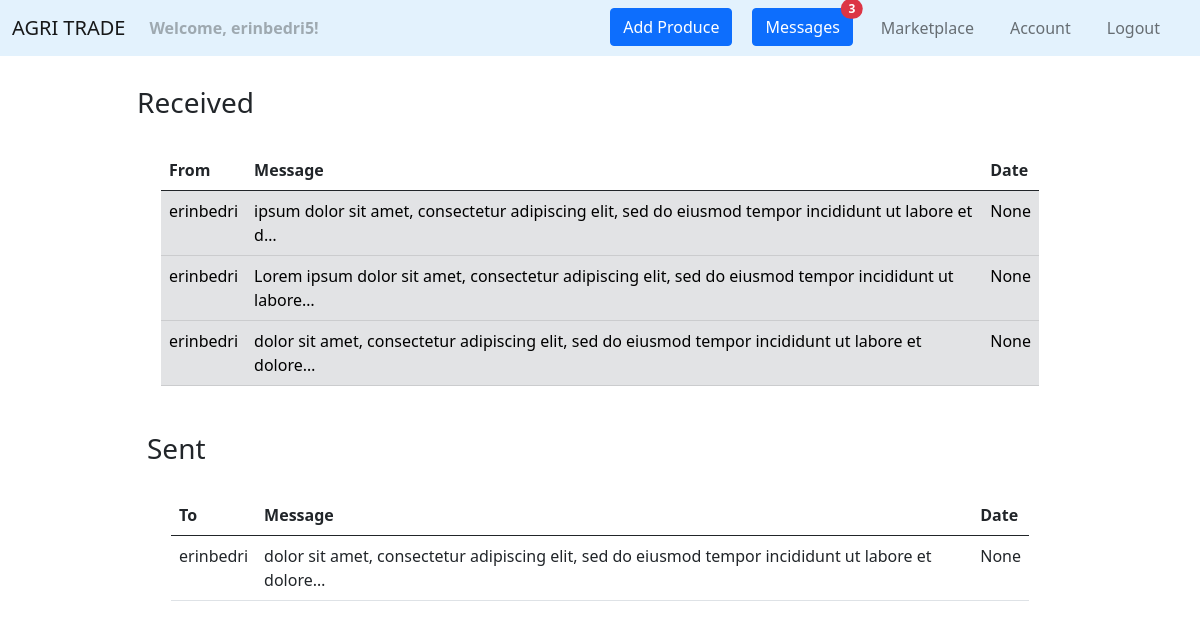
The app's page /messages/ (signed in), older data.
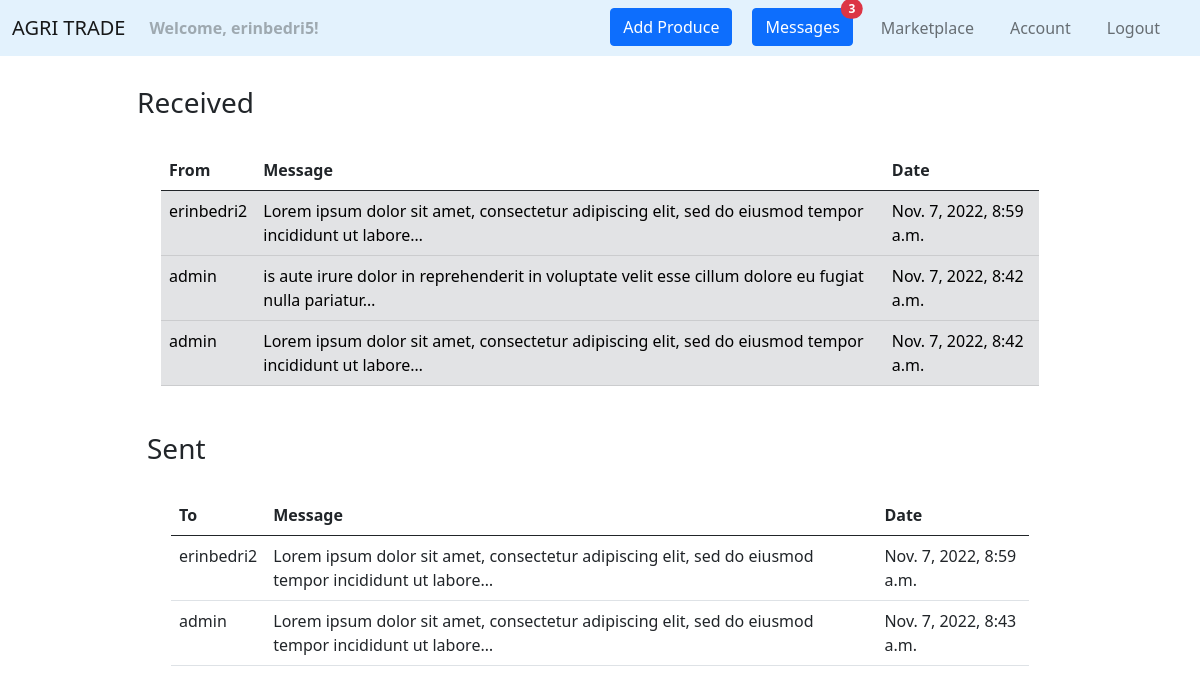
The same page, newer data.
### agri_trade/user_messages/models.py (models this page shows)
class Message(models.Model):
    sender = models.ForeignKey(
        UserModel,
        on_delete=CASCADE,
        related_name='sender',
    )
    receiver = models.ForeignKey(
        UserModel,
        on_delete=CASCADE,
        related_name='receiver',
    )
    body = models.TextField(
        max_length=500,
    )
    created_at = models.DateTimeField(
        auto_now_add=True,
    )
    is_read = models.BooleanField(
        default=False,
    )

### agri_trade/user_messages/views.py (the view)
# urls.py: path('', views.show_messages, name='messages'),
@login_required
def show_messages(request):
    messages_inbox = Message.objects\
        .filter(receiver=request.user)\
        .order_by('-created_at')
    messages_outbox = Message.objects\
        .filter(sender=request.user)\
        .order_by('-created_at')
    unread_messages_count = Message.objects\
        .filter(is_read=False)\
        .filter(receiver=request.user)\
        .count()
    context = {
        'messages_inbox': messages_inbox,
        'messages_outbox': messages_outbox,
        'unread_messages_count': unread_messages_count,
    }
    return render(request, 'user_messages/messages.html', context)

### agri_trade/user_messages/templates/user_messages/messages.html
{% extends 'web/base.html' %}
{% block content %}
    <div class="container" style="margin-top: 30px; margin-bottom: 50px">
        <div class="row justify-content-md-center">
            <div class="col-md-10">
                <h3>Received</h3>
                <div class="container">
                    <table class="table table-hover" style="margin-top: 30px">
                        <thead>
                        <tr>
                            <th scope="col">From</th>
                            <th scope="col">Message</th>
                            <th scope="col">Date</th>
                        </tr>
                        </thead>
                        <tbody>
                        {% for message in messages_inbox %}
                            <tr onclick="window.location='{% url 'user_messages:message' message.id %}';"
                                    {% if not message.is_read %} class="table-secondary" {% endif %}>
                                <td>{{ message.sender }}</td>
                                <td>{{ message.body|truncatechars:100 }}</td>
                                <td>{{ message.created_at }}</td>
                            </tr>
                        {% empty %}
                            <p>You have not received any messages yet.</p>
                        {% endfor %}
                        </tbody>
                    </table>
                </div>
            </div>
        </div>
        <div class="container" style="margin-top: 30px; margin-bottom: 50px">
            <div class="row justify-content-md-center">
                <div class="col-md-10">
                    <h3>Sent</h3>
                    <div class="container">
                        <table class="table table-hover" style="margin-top: 30px">
                            <thead>
                            <tr>
                                <th scope="col">To</th>
                                <th scope="col">Message</th>
                                <th scope="col">Date</th>
                            </tr>
                            </thead>
                            <tbody>
                            {% for message in messages_outbox %}
                                <tr onclick="window.location='{% url 'user_messages:message' message.id %}';">
                                    <td>{{ message.receiver }}</td>
                                    <td>{{ message.body|truncatechars:100 }}</td>
                                    <td>{{ message.created_at }}</td>
                                </tr>
                            {% empty %}
                                <p>You have not sent any messages yet.</p>
                            {% endfor %}
                            </tbody>
                        </table>
                    </div>
                </div>
            </div>
        </div>
    </div>
{% endblock %}

Row changes from the older to the newer data that the page shows:
removed Message: sender "erinbedri", body "ipsum dolor sit amet, consectetur adipiscing elit, sed do eiusmod tempor incididunt ut labore et d…", created_at "None", shown under "Received"
removed Message: sender "erinbedri", body "Lorem ipsum dolor sit amet, consectetur adipiscing elit, sed do eiusmod tempor incididunt ut labore…", created_at "None", shown under "Received"
removed Message: sender "erinbedri", body "dolor sit amet, consectetur adipiscing elit, sed do eiusmod tempor incididunt ut labore et dolore…", created_at "None", shown under "Received"
removed Message: receiver "erinbedri", body "dolor sit amet, consectetur adipiscing elit, sed do eiusmod tempor incididunt ut labore et dolore…", created_at "None", shown under "Sent"
added Message: sender "erinbedri2", body "Lorem ipsum dolor sit amet, consectetur adipiscing elit, sed do eiusmod tempor incididunt ut labore…", created_at "Nov. 7, 2022, 8:59 a.m.", shown under "Received"
added Message: sender "admin", body "is aute irure dolor in reprehenderit in voluptate velit esse cillum dolore eu fugiat nulla pariatur…", created_at "Nov. 7, 2022, 8:42 a.m.", shown under "Received"
added Message: sender "admin", body "Lorem ipsum dolor sit amet, consectetur adipiscing elit, sed do eiusmod tempor incididunt ut labore…", created_at "Nov. 7, 2022, 8:42 a.m.", shown under "Received"
added Message: receiver "erinbedri2", body "Lorem ipsum dolor sit amet, consectetur adipiscing elit, sed do eiusmod tempor incididunt ut labore…", created_at "Nov. 7, 2022, 8:59 a.m.", shown under "Sent"
added Message: receiver "admin", body "Lorem ipsum dolor sit amet, consectetur adipiscing elit, sed do eiusmod tempor incididunt ut labore…", created_at "Nov. 7, 2022, 8:43 a.m.", shown under "Sent"
